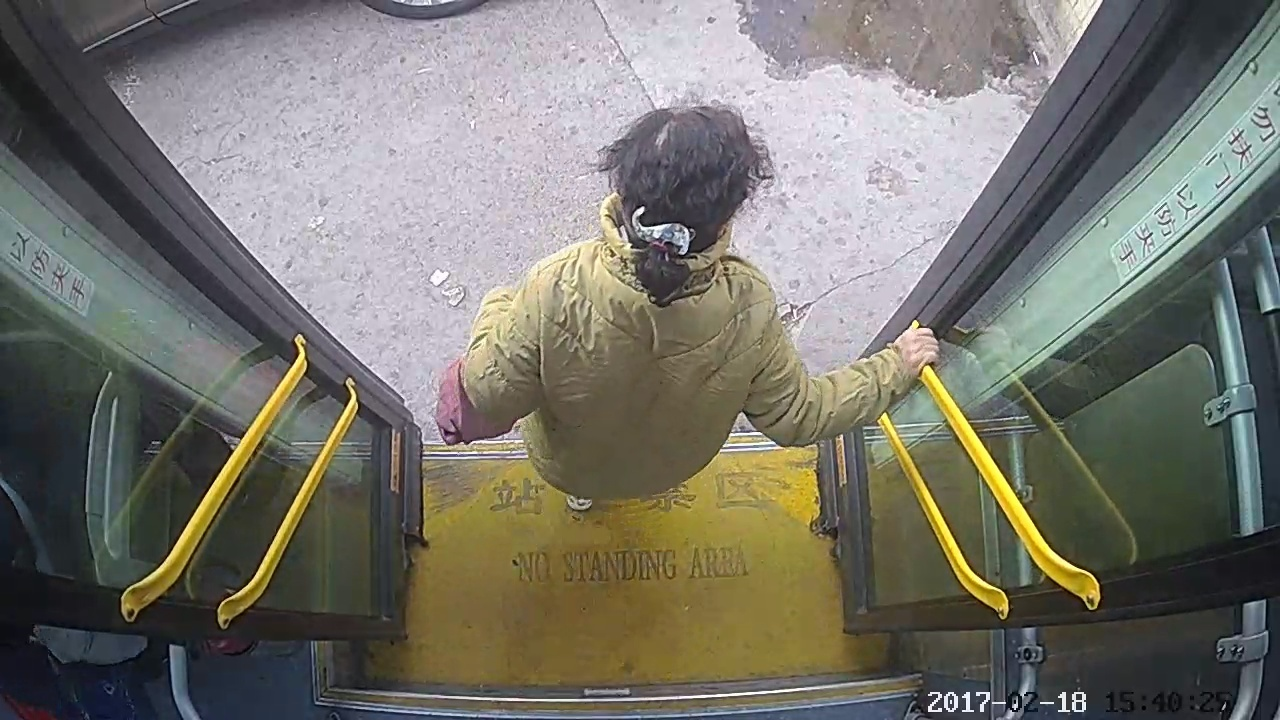
#> input picture img.jpg, 1280 x 720 px, given in place of hiv00003.mp4, which was not available
$ python opt_flow.py
#> lines starting #> are read from the running program, lines starting #| are printed output that depends on the picture; after the words box and inside, x2 and y2 are one past the last pixel; in counts of white or black regions, pixels touching at a corner belong together; pictures that were not available may be replaced by others from this repository, and a replacement may not be noted
#!/usr/bin/env python

'''
example to show optical flow

USAGE: opt_flow.py [<video_source>]

Keys:
 1 - toggle HSV flow visualization
 2 - toggle glitch

Keys:
    ESC    - exit
'''

# Python 2/3 compatibility
from __future__ import print_function

import numpy as np
import cv2
import video
import os
import matplotlib.pyplot as plt
from time import time
import cPickle
import matplotlib.pyplot as plt
from getFeature_test import gradient_Mag


def draw_flow(img, flow, step=16):
    h, w = img.shape[:2]
    y, x = np.mgrid[step/2:h:step, step/2:w:step].reshape(2,-1).astype(int)
    fx, fy = flow[y,x].T
    lines = np.vstack([x, y, x+fx, y+fy]).T.reshape(-1, 2, 2)
    lines = np.int32(lines + 0.5)
    vis = cv2.cvtColor(img, cv2.COLOR_GRAY2BGR)
    cv2.polylines(vis, lines, 0, (0, 255, 0))
    for (x1, y1), (x2, y2) in lines:
        cv2.circle(vis, (x1, y1), 1, (0, 255, 0), -1)
    return vis

def draw_motion(img_src, img_re, flow, scale, step=32):
    h, w = img_re.shape[:2]

    Gx, Gy = flow[:,:,0], flow[:,:,1]
    M, O = cv2.cartToPolar(Gx, Gy, angleInDegrees=False)
    O[O > np.pi] -= np.pi

    y, x = np.mgrid[step/2:h:step, step/2:w:step].reshape(2,-1).astype(int)
    vis = img_src.copy()
    for (i, j) in zip(y, x):
        val = M[i:(i + step), j:(j + step)].sum()
        if val > 2 * step * step:
            vis[i*scale:(i+step)*scale, j*scale:(j+step)*scale,2] = 255
    return vis


def draw_hsv(flow):
    h, w = flow.shape[:2]
    fx, fy = flow[:,:,0], flow[:,:,1]
    ang = np.arctan2(fy, fx) + np.pi
    v = np.sqrt(fx*fx+fy*fy)
    hsv = np.zeros((h, w, 3), np.uint8)
    hsv[...,0] = ang*(180/np.pi/2)
    hsv[...,1] = 255
    hsv[...,2] = np.minimum(v*4, 255)
    bgr = cv2.cvtColor(hsv, cv2.COLOR_HSV2BGR)
    return bgr


def warp_flow(img, flow):
    h, w = flow.shape[:2]
    flow = -flow
    flow[:,:,0] += np.arange(w)
    flow[:,:,1] += np.arange(h)[:,np.newaxis]
    res = cv2.remap(img, flow, None, cv2.INTER_LINEAR)
    return res

if __name__ == '__main__':
    import sys
    print(__doc__)

    file_path = 'H:/2017-03-04-09-15-20/hiv00003.mp4'
    # os.chdir(file_path)
    #
    # img_files = os.listdir('.')
    #
    scale = 2

    cap = cv2.VideoCapture(file_path)
    _, prev = cap.read()
#> prev is the input picture: shape (720, 1280, 3); mean B, G, R 108.7, 117, 118.5
    # prev = cv2.imread(img_files[0])
    prev = cv2.resize(prev, (prev.shape[1] / scale, prev.shape[0] / scale))
#> prev: shape (360, 640, 3)
    prevgray = cv2.cvtColor(prev, cv2.COLOR_BGR2GRAY)
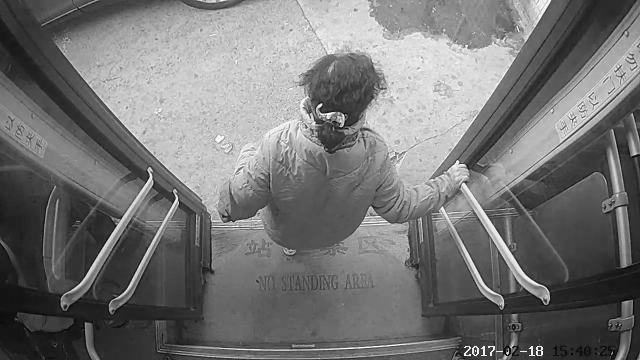
#> prevgray: shape (360, 640); min 4, max 254, mean 116.6
    show_hsv = False
    show_glitch = False
    cur_glitch = prev.copy()

    i = 2
    while True:
    # while i  < len(img_files):
        _, img = cap.read()
        # [4 lines of commented-out code are left out]
        img_r = cv2.resize(img, (img.shape[1] / scale, img.shape[0] / scale))

        gray = cv2.cvtColor(img_r, cv2.COLOR_BGR2GRAY)

        start = time()
        flow = cv2.calcOpticalFlowFarneback(prevgray, gray, None, 0.5, 3, 15, 3, 5, 1.2, 0)
        end = time()
        print(end - start)
        prevgray = gray
        previmg = img

        # vis = draw_motion(img, img_r, flow, scale)
        # vis = draw_flow(img_r, flow, step=16)

        # cv2.imshow('flow', vis)
        cv2.imshow('flow', draw_flow(gray, flow))
#> in draw_flow, `fx, fy = flow[y,x].T`: fx = 880 values, max 0.000675 at index 719, min -0.0036 at index 600, mean -1.03e-05; fy = 880 values, max 0.00251 at index 35, min -0.00495 at index 600, mean -1.59e-06
#> in draw_flow, `cv2.polylines(vis, lines, 0, (0, 255, 0))`:
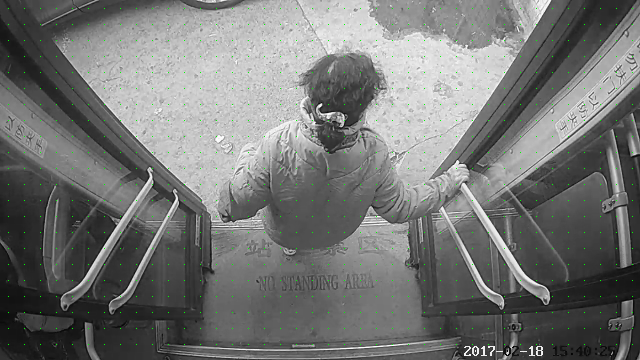
#> vis: shape (360, 640, 3); mean B, G, R 116.2, 117.1, 116.2
#> the loop in draw_flow, `for (x1, y1), (x2, y2) in lines:` made 880 passes
#> (x1, y1, x2, y2) on passes 1 to 3: (8, 8, 8, 8), (24, 8, 24, 8), (40, 8, 40, 8)
#> after the loop in draw_flow, `for (x1, y1), (x2, y2) in lines:`:
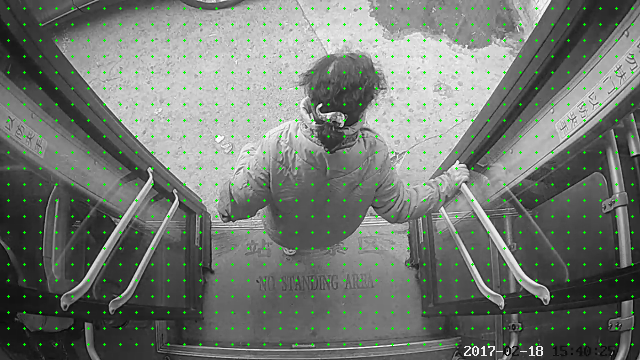
#> vis: shape (360, 640, 3); 1.53% of pixels changed, all inside (x1, y1, x2, y2) = (7, 7, 634, 346)
        # [12 lines of commented-out code are left out]
        if show_hsv:
            cv2.imshow('flow HSV', draw_hsv(flow))
        if show_glitch:
            cur_glitch = warp_flow(cur_glitch, flow)
            cv2.imshow('glitch', cur_glitch)

        ch = 0xFF & cv2.waitKey(1)
#> (key Esc is pressed here)
        if ch == 27:
            break
        if ch == ord('1'):
            show_hsv = not show_hsv
            print('HSV flow visualization is', ['off', 'on'][show_hsv])
        if ch == ord('2'):
            show_glitch = not show_glitch
            if show_glitch:
                cur_glitch = img.copy()
            print('glitch is', ['off', 'on'][show_glitch])
        if ch == ord('s'):
            f_name =  'flow' + '_' + str(i) + '.pkl'
            with open(f_name, 'wb') as fp:
                cPickle.dump(flow, fp)
                fp.close()
            f_name =  'previmg' + '_' + str(i) + '.jpg'
            cv2.imwrite(f_name, previmg)
            f_name =  'img' + '_' + str(i) + '.jpg'
            cv2.imwrite(f_name, img)
            print('save flow success')
    cv2.destroyAllWindows()

$ run again, on 599.jpg
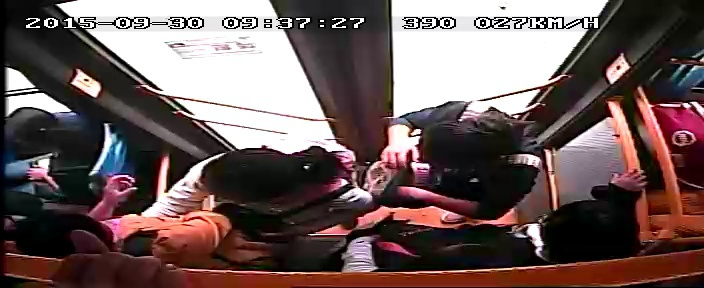
#> input picture 599.jpg, 704 x 288 px, given in place of hiv00003.mp4, which was not available
#> prev is the input picture: shape (288, 704, 3); mean B, G, R 88.8, 90, 108.2
#> prev: shape (144, 352, 3)
#> fx = 198 values, max 0.000678 at index 176, min -0.0125 at index 197, mean -6.28e-05; fy = 198 values, max 0.00227 at index 197, min -0.000548 at index 87, mean 1.32e-05
#> in draw_flow, `cv2.polylines(vis, lines, 0, (0, 255, 0))`:
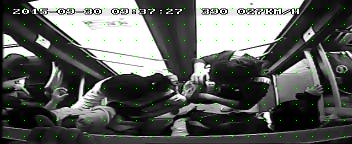
#> vis: shape (144, 352, 3); mean B, G, R 95.1, 96.1, 95.1
#> the loop in draw_flow, `for (x1, y1), (x2, y2) in lines:` made 198 passes
#> (x1, y1, x2, y2) on passes 1 to 3: (8, 8, 8, 8), (24, 8, 24, 8), (40, 8, 40, 8)
#> after the loop in draw_flow, `for (x1, y1), (x2, y2) in lines:`:
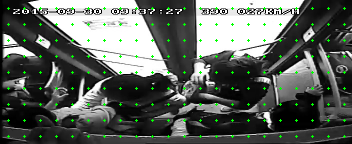
#> vis: shape (144, 352, 3); 1.56% of pixels changed, all inside (x1, y1, x2, y2) = (7, 7, 346, 138)

$ run again, on 777.jpg
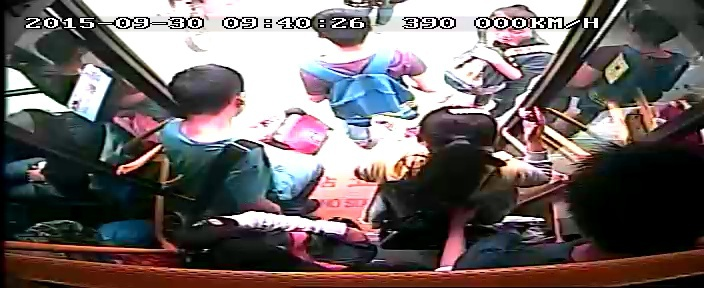
#> input picture 777.jpg, 704 x 288 px, given in place of hiv00003.mp4, which was not available
#> prev is the input picture: shape (288, 704, 3); mean B, G, R 99.7, 99.6, 108.5
#> prev: shape (144, 352, 3)
#> fx = 198 values, max 0.000813 at index 43, min -0.012 at index 177, mean -8.18e-05; fy = 198 values, max 0.000437 at index 65, min -0.00473 at index 177, mean -3.35e-05
#> in draw_flow, `cv2.polylines(vis, lines, 0, (0, 255, 0))`:
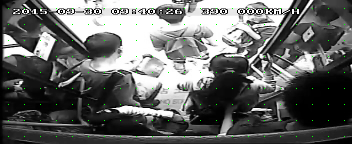
#> vis: shape (144, 352, 3); mean B, G, R 102, 103, 102
#> the loop in draw_flow, `for (x1, y1), (x2, y2) in lines:` made 198 passes
#> (x1, y1, x2, y2) on passes 1 to 3: (8, 8, 8, 8), (24, 8, 24, 8), (40, 8, 40, 8)
#> after the loop in draw_flow, `for (x1, y1), (x2, y2) in lines:`:
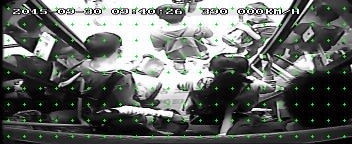
#> vis: shape (144, 352, 3); 1.56% of pixels changed, all inside (x1, y1, x2, y2) = (7, 7, 346, 138)
